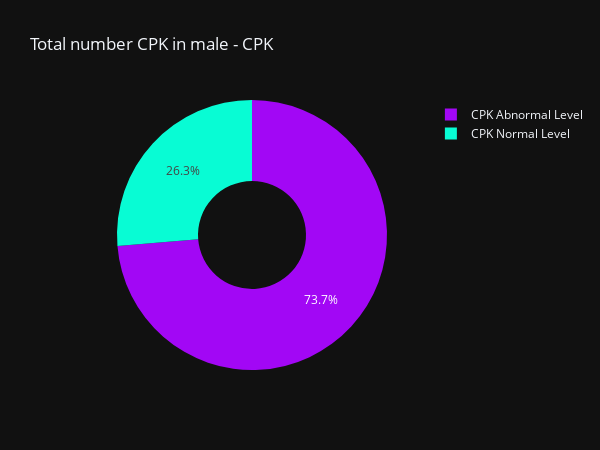

Notebook cell for this chart:
### Markdown cell above
The graph was showing the CPK level distribution within 194 males. As the CPK level was getting higher, the number of males that got high CPK level would be decreased, means that there is lower chance of people would get heart failure if they have higher level of CPK.

### Code cell
normal_cpk_level_male = df[(df['creatinine_phosphokinase'] >= 10) & 
                        (df['creatinine_phosphokinase'] <= 120) & (df.sex == 1)]

abnormal_cpk_level_male = df[(df['creatinine_phosphokinase'] < 10) | 
                          (df['creatinine_phosphokinase'] > 120) & (df.sex == 1)]
labels = ['CPK Normal Level', 'CPK Abnormal Level']
values = [len(normal_cpk_level_male), len(abnormal_cpk_level_male)]
colors = ["#08fcd4", "#a207f5"]
fig = go.Figure()

fig.add_trace(go.Pie(labels=labels, values=values, 
                                hole=.4, marker_colors=colors))

fig.update_layout(
    title_text=f'Total number CPK level in male - CPK',
    template = 'plotly_dark',
    width=600, 
    height=450
)

### Figure 1 — Plotly figure (JSON) as saved in the notebook; plotly's stock layout.template omitted (floating-point values rounded to 4 significant figures)
{"data": [{"hole": 0.4, "labels": ["CPK Normal Level", "CPK Abnormal Level"], "marker": {"colors": ["#08fcd4", "#a207f5"]}, "type": "pie", "values": [51, 143]}], "layout": {"height": 450, "title": {"text": "Total number CPK in male - CPK"}, "width": 600}}
